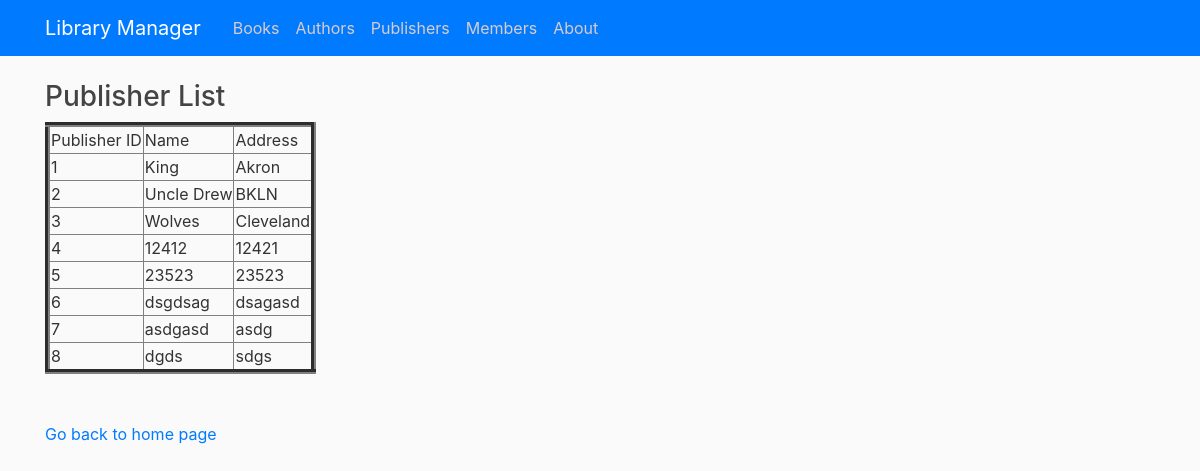
Screenshot of /viewpublisher with the database file from the repository.
### tables this page shows
CREATE TABLE Publisher (publisherId INTEGER PRIMARY KEY AUTOINCREMENT, name TEXT NOT NULL, address TEXT NOT NULL);

### library/routes.py (the view)
@app.route("/viewpublisher")
def viewPublisher():
    con = sqlite3.connect("book.db")
    con.row_factory = sqlite3.Row
    cur = con.cursor()
    cur.execute("select * from Publisher")
    rows = cur.fetchall()
    return render_template("view_publishers.html",rows = rows)

### library/templates/view_publishers.html (shortened to what this page needs)
{% extends "layout.html" %}
{% block content %}
<!DOCTYPE html>
<html>
<head>
</head>
<body>
    <h3>Publisher List</h3>
    <table border=5>
        <thead>
            <td>Publisher ID</td>
            <td>Name</td>
            <td>Address</td>
        </thead>
        {% for row in rows %}
        <tr>
            <td>{{row["publisherId"]}}</td>
            <td>{{row["name"]}}</td>
            <td>{{row["address"]}}</td>
        </tr>
        {% endfor %}
    </table>
    <br><br>
    <a href="/">Go back to home page</a>
</body>
</html>
{% endblock content %}

### library/static/main.css (style rules this page uses)
body { background: #fafafa; color: #333333; margin-top: 5rem; }
h1, h2, h3, h4, h5, h6 { color: #444444; }

### rows the page displays
Publisher: publisherId "1", name "King", address "Akron"
Publisher: publisherId "2", name "Uncle Drew", address "BKLN"
Publisher: publisherId "3", name "Wolves", address "Cleveland"
Publisher: publisherId "4", name "12412", address "12421"
Publisher: publisherId "5", name "23523", address "23523"
Publisher: publisherId "6", name "dsgdsag", address "dsagasd"
Publisher: publisherId "7", name "asdgasd", address "asdg"
Publisher: publisherId "8", name "dgds", address "sdgs"
